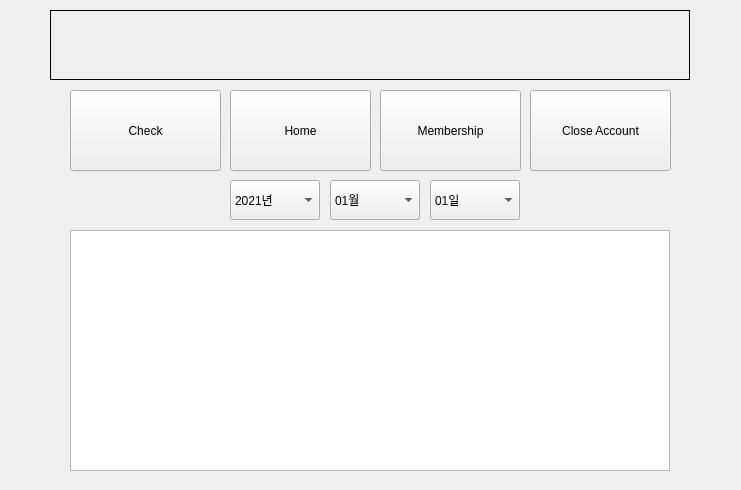
<?xml version="1.0" encoding="UTF-8"?>
<ui version="4.0">
 <class>MainWindow</class>
 <widget class="QMainWindow" name="MainWindow">
  <property name="geometry">
   <rect>
    <x>0</x>
    <y>0</y>
    <width>741</width>
    <height>490</height>
   </rect>
  </property>
  <property name="windowTitle">
   <string>Starbucks</string>
  </property>
  <widget class="QWidget" name="centralwidget">
   <widget class="QTextBrowser" name="textBrowser">
    <property name="geometry">
     <rect>
      <x>70</x>
      <y>230</y>
      <width>600</width>
      <height>241</height>
     </rect>
    </property>
   </widget>
   <widget class="QPushButton" name="pb_home">
    <property name="geometry">
     <rect>
      <x>230</x>
      <y>90</y>
      <width>141</width>
      <height>81</height>
     </rect>
    </property>
    <property name="text">
     <string>Home</string>
    </property>
   </widget>
   <widget class="QPushButton" name="pb_membership">
    <property name="geometry">
     <rect>
      <x>380</x>
      <y>90</y>
      <width>141</width>
      <height>81</height>
     </rect>
    </property>
    <property name="text">
     <string>Membership</string>
    </property>
   </widget>
   <widget class="QPushButton" name="pb_check">
    <property name="geometry">
     <rect>
      <x>70</x>
      <y>90</y>
      <width>151</width>
      <height>81</height>
     </rect>
    </property>
    <property name="text">
     <string>Check</string>
    </property>
   </widget>
   <widget class="QPushButton" name="pb_remove">
    <property name="geometry">
     <rect>
      <x>530</x>
      <y>90</y>
      <width>141</width>
      <height>81</height>
     </rect>
    </property>
    <property name="text">
     <string>Close Account</string>
    </property>
   </widget>
   <widget class="QLabel" name="label_confirm">
    <property name="geometry">
     <rect>
      <x>50</x>
      <y>10</y>
      <width>640</width>
      <height>70</height>
     </rect>
    </property>
    <property name="font">
     <font>
      <family>American Typewriter</family>
      <pointsize>24</pointsize>
     </font>
    </property>
    <property name="frameShape">
     <enum>QFrame::Panel</enum>
    </property>
    <property name="text">
     <string/>
    </property>
    <property name="alignment">
     <set>Qt::AlignCenter</set>
    </property>
   </widget>
   <widget class="QComboBox" name="comboBox_year">
    <property name="geometry">
     <rect>
      <x>230</x>
      <y>180</y>
      <width>90</width>
      <height>40</height>
     </rect>
    </property>
    <item>
     <property name="text">
      <string>2021년</string>
     </property>
    </item>
   </widget>
   <widget class="QComboBox" name="comboBox_month">
    <property name="geometry">
     <rect>
      <x>330</x>
      <y>180</y>
      <width>90</width>
      <height>40</height>
     </rect>
    </property>
    <item>
     <property name="text">
      <string>01월</string>
     </property>
    </item>
    <item>
     <property name="text">
      <string>02월</string>
     </property>
    </item>
    <item>
     <property name="text">
      <string>03월</string>
     </property>
    </item>
    <item>
     <property name="text">
      <string>04월</string>
     </property>
    </item>
    <item>
     <property name="text">
      <string>05월</string>
     </property>
    </item>
    <item>
     <property name="text">
      <string>06월</string>
     </property>
    </item>
    <item>
     <property name="text">
      <string>07월</string>
     </property>
    </item>
    <item>
     <property name="text">
      <string>08월</string>
     </property>
    </item>
    <item>
     <property name="text">
      <string>09월</string>
     </property>
    </item>
    <item>
     <property name="text">
      <string>10월</string>
     </property>
    </item>
    <item>
     <property name="text">
      <string>11월</string>
     </property>
    </item>
    <item>
     <property name="text">
      <string>12월</string>
     </property>
    </item>
   </widget>
   <widget class="QComboBox" name="comboBox_day">
    <property name="geometry">
     <rect>
      <x>430</x>
      <y>180</y>
      <width>90</width>
      <height>40</height>
     </rect>
    </property>
    <item>
     <property name="text">
      <string>01일</string>
     </property>
    </item>
    <item>
     <property name="text">
      <string>02일</string>
     </property>
    </item>
    <item>
     <property name="text">
      <string>03일</string>
     </property>
    </item>
    <item>
     <property name="text">
      <string>04일</string>
     </property>
    </item>
    <item>
     <property name="text">
      <string>05일</string>
     </property>
    </item>
    <item>
     <property name="text">
      <string>06일</string>
     </property>
    </item>
    <item>
     <property name="text">
      <string>07일</string>
     </property>
    </item>
    <item>
     <property name="text">
      <string>08일</string>
     </property>
    </item>
    <item>
     <property name="text">
      <string>09일</string>
     </property>
    </item>
    <item>
     <property name="text">
      <string>10일</string>
     </property>
    </item>
    <item>
     <property name="text">
      <string>11일</string>
     </property>
    </item>
    <item>
     <property name="text">
      <string>12일</string>
     </property>
    </item>
    <item>
     <property name="text">
      <string>13일</string>
     </property>
    </item>
    <item>
     <property name="text">
      <string>14일</string>
     </property>
    </item>
    <item>
     <property name="text">
      <string>15일</string>
     </property>
    </item>
    <item>
     <property name="text">
      <string>16일</string>
     </property>
    </item>
    <item>
     <property name="text">
      <string>17일</string>
     </property>
    </item>
    <item>
     <property name="text">
      <string>18일</string>
     </property>
    </item>
    <item>
     <property name="text">
      <string>19일</string>
     </property>
    </item>
    <item>
     <property name="text">
      <string>20일</string>
     </property>
    </item>
    <item>
     <property name="text">
      <string>21일</string>
     </property>
    </item>
    <item>
     <property name="text">
      <string>22일</string>
     </property>
    </item>
    <item>
     <property name="text">
      <string>23일</string>
     </property>
    </item>
    <item>
     <property name="text">
      <string>24일</string>
     </property>
    </item>
    <item>
     <property name="text">
      <string>25일</string>
     </property>
    </item>
    <item>
     <property name="text">
      <string>26일</string>
     </property>
    </item>
    <item>
     <property name="text">
      <string>27일</string>
     </property>
    </item>
    <item>
     <property name="text">
      <string>28일</string>
     </property>
    </item>
    <item>
     <property name="text">
      <string>29일</string>
     </property>
    </item>
    <item>
     <property name="text">
      <string>30일</string>
     </property>
    </item>
    <item>
     <property name="text">
      <string>31일</string>
     </property>
    </item>
   </widget>
  </widget>
 </widget>
 <resources/>
 <connections/>
</ui>
